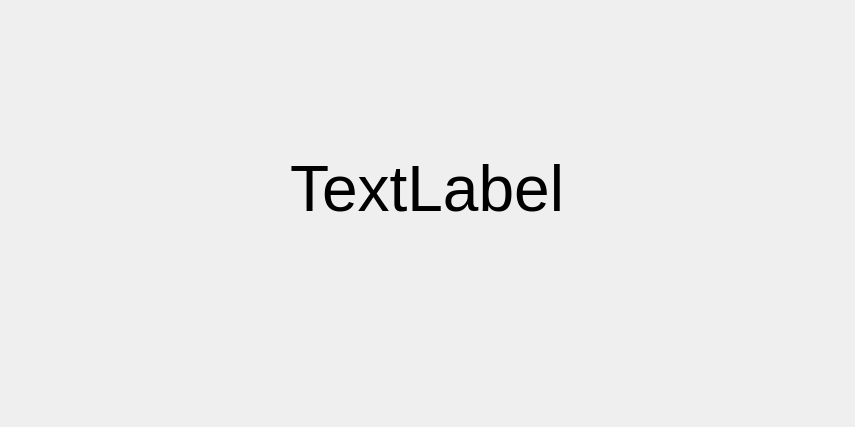
<?xml version="1.0" encoding="UTF-8"?>
<ui version="4.0">
 <class>MainWindow</class>
 <widget class="QMainWindow" name="MainWindow">
  <property name="geometry">
   <rect>
    <x>0</x>
    <y>0</y>
    <width>855</width>
    <height>427</height>
   </rect>
  </property>
  <property name="windowTitle">
   <string>MainWindow</string>
  </property>
  <property name="styleSheet">
   <string notr="true"/>
  </property>
  <widget class="QWidget" name="centralWidget">
   <widget class="QLabel" name="label">
    <property name="geometry">
     <rect>
      <x>290</x>
      <y>150</y>
      <width>274</width>
      <height>78</height>
     </rect>
    </property>
    <property name="font">
     <font>
      <pointsize>48</pointsize>
     </font>
    </property>
    <property name="styleSheet">
     <string notr="true"/>
    </property>
    <property name="text">
     <string>TextLabel</string>
    </property>
    <property name="alignment">
     <set>Qt::AlignCenter</set>
    </property>
   </widget>
  </widget>
 </widget>
 <layoutdefault spacing="6" margin="11"/>
 <resources/>
 <connections/>
</ui>
